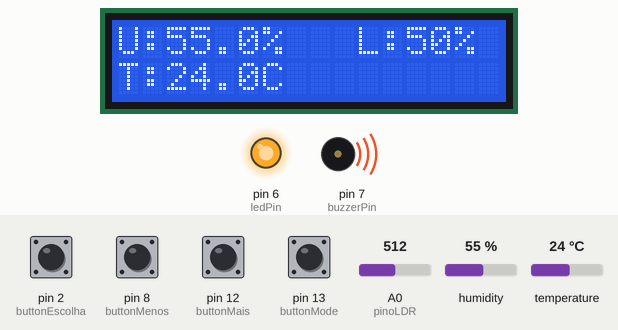
This sketch was run on a simulated Arduino Uno, built with avr-gcc and run on an emulated ATmega328P. Parts: 16×2 character LCD, output pins drawn as LEDs (lit = HIGH), buzzer (waves = sounding). Inputs (shaded band) come from the test bench; at power-on: pin 2 (buttonEscolha), pin 8 (buttonMenos), pin 12 (buttonMais), pin 13 (buttonMode) LOW, temperature 24 °C, A0 (pinoLDR) = 512, humidity 55 %. The local clock reads 2024-03-15 10:24:30 at power-on unless the sketch sets it.

Above: at 5.1 s.
5.2 s: pin 13 (buttonMode) pulled HIGH for 0.15 s
At 6.6 s:
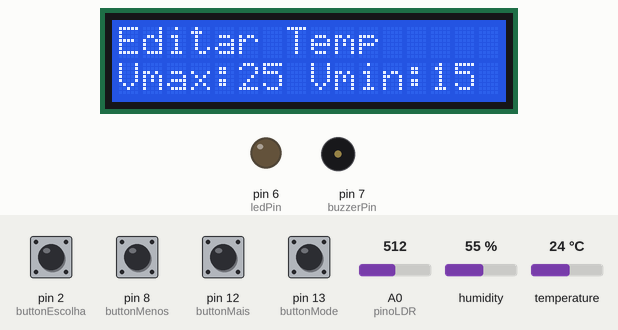
7.7 s: pin 13 (buttonMode) pulled HIGH for 1 s
At 9.2 s:
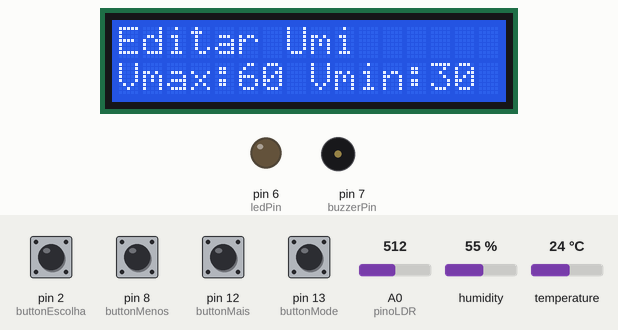
10.2 s: pin 13 (buttonMode) pulled HIGH for 0.15 s
At 11.0 s:
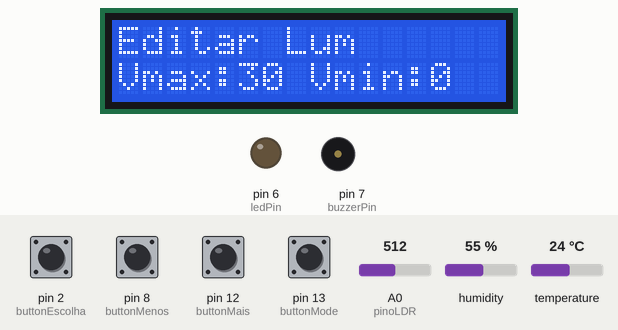
11.8 s: pin 13 (buttonMode) pulled HIGH for 0.15 s
At 12.1 s:
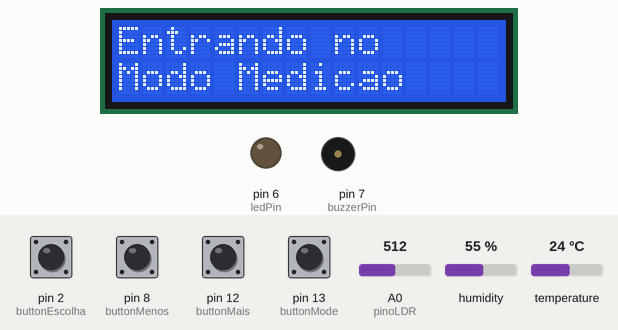
14.3 s: temperature set to 7 °C
At 16.6 s:
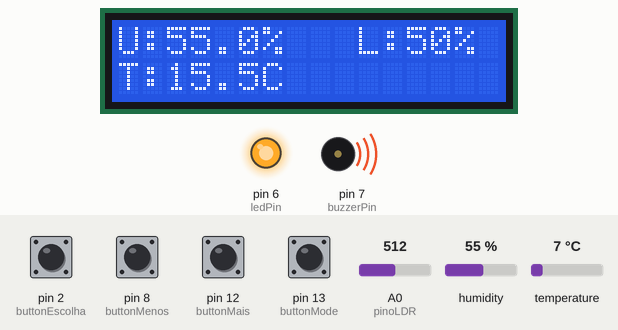
20.4 s: temperature set to 4 °C
At 22.4 s:
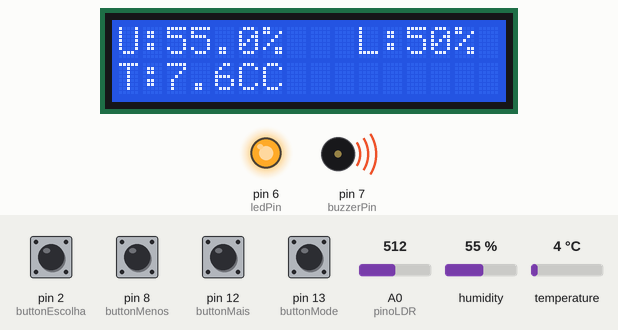
Timing chart, 0 to 28.9 s (numbered marks = the images above; inputs shaded):
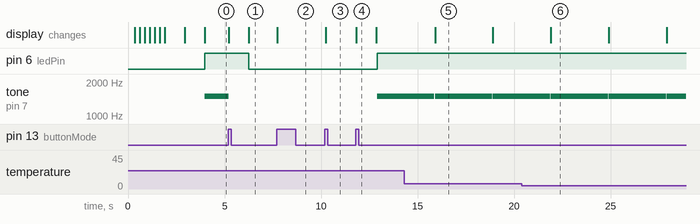

Measured:
- the behaviour switches between 6 and 5 °C on temperature (found by bisection; images 5 and 6)
- after the input at 5.2 s, pin 6 (ledPin): HIGH → LOW after 1.1 s; the display: first changes at once (image 1 shows a later state)
- after the input at 7.7 s, the display: changes at once (image 2)
- after the input at 10.2 s, the display: changes at once (image 3)
- after the input at 11.8 s, pin 6 (ledPin): LOW → HIGH after 1.1 s; tone on pin 7 (buzzerPin): silent → 1500 Hz after 1.1 s; the display: changes at once (image 4)
- after the input at 14.3 s, the display: changes after 1.6 s (image 5)
- what the display in image 5 shows lasts 3.0 s, from 15.9 s to 18.9 s

The sketch:

main.ino
```cpp
#include "DHT.h"
#include <Wire.h>
#include <LiquidCrystal_I2C.h>
#include <RTClib.h>
#include <EEPROM.h>

#define DHTPIN A1
#define DHTTYPE DHT11
#define tempoBuzzer 10

//sensores
LiquidCrystal_I2C lcd(0x27, 16, 2);
DHT dht(DHTPIN, DHTTYPE);

//media
float umidadeOld, temperaturaOld, intensidadeLuzOld;
float umidade, temperatura;
unsigned long tempo;

//alarme
int ledPin = 6;
int buzzerPin = 7;
int frequencia = 0;
int Pinofalante = 10;
int tempMin = 15;
int tempMax = 25;
int umiMin = 30;
int umiMax = 60;
int lumMin = 0;
int lumMax = 30;

//luz
int valorLDR;
int intensidadeLuz;
float pinoLDR = A0;

//botao
int buttonMode = 13;
int buttonMais = 12;
int buttonMenos = 8;
int buttonEscolha = 2;
bool editando = false;
int numEdicao = 0;
bool escolha = false;
unsigned long changeTime;
unsigned long altTime;
unsigned long choiceTime;

//RTC
RTC_DS1307 rtc;
const int TAMANHO_EEPROM = 512;
const int NUM_LEITURAS = 5;
const int INICIO_EEPROM_ADDR = 0;
const int COMPRIMENTO_MAX_STRING = 39; // 14 caracteres para "DD/MM/YYYY HH:MM / ll%L / uu%U / tt.tC", mais 3 pela EEPROM
char buffer[COMPRIMENTO_MAX_STRING]; // Declaração do buffer corrigida
unsigned long rctTime;
String dataHoraAtual;
int valorEmerg = 0;

int inicio = 0;

void setup() {
  Serial.begin(9600);

  pinMode(ledPin, OUTPUT);
  pinMode(buzzerPin,OUTPUT);
  pinMode(pinoLDR, INPUT);
  pinMode(buttonMode, INPUT);
  pinMode(buttonMais, INPUT);
  pinMode(buttonMenos, INPUT);
  pinMode(buttonEscolha, INPUT);
  lcd.init();
  lcd.setBacklight(HIGH);

  dht.begin();

  rtc.begin();
   if (!rtc.isrunning()) {
    rtc.adjust(DateTime(__DATE__, __TIME__));
    delay(1000);
   }

  intro();
}

void loop() {
   DateTime agora = rtc.now();
   // dataHoraAtual = formatarDataHora(agora);
   int modeState = digitalRead(buttonMode);
   int maisState = digitalRead(buttonMais);
   int menosState = digitalRead(buttonMenos);
   int escolhaState = digitalRead(buttonEscolha);


  if(inicio == 0){
    atualizaMedidas();
    printaValores(temperatura, umidade, intensidadeLuz);
    umidadeOld = umidade;
    temperaturaOld = temperatura;
    intensidadeLuzOld = intensidadeLuz;
    tempo = millis();
    inicio++;
  }

  if(modeState == HIGH && (millis() - changeTime) > 1000) {
    if(numEdicao == 0) {
      lcd.clear();
      editando = true;
      introEdicao();
      numEdicao = 1;
      delay(1000);
      lcd.clear();
    }
    if(numEdicao == 1) {
      edicaoTemp();
    }
    if(numEdicao == 2) {
      lcd.clear();
      edicaoUmi();
    }
    if(numEdicao == 3) {
      lcd.clear();
      edicaoLum();
    }
    if(numEdicao == 4) {
      lcd.clear();
      introMedicao();
      delay(1000);
      lcd.clear();
      printaValores(temperaturaOld, umidadeOld, intensidadeLuzOld);
      editando = false;
    }
    numEdicao++;
    changeTime = millis();
  } else {
    if(!editando) {
      numEdicao = 0;
      calculaMedia();
      if(umidadeOld < umiMin || umidadeOld > umiMax || temperaturaOld < tempMin || temperaturaOld > tempMax || intensidadeLuzOld < lumMin || intensidadeLuzOld < lumMin || intensidadeLuzOld > lumMax) {
        acionaAlarme(modeState);
    dataHoraAtual = formatarDataHora(agora, intensidadeLuzOld, umidadeOld, temperaturaOld);
    valorEmerg++;
        // RTC
        if(millis() - rctTime > 4000 && valorEmerg == 1) {

            // Atualiza a EEPROM
            atualizarEEPROM(dataHoraAtual);

            // Imprime a fila
            Serial.print("Fila: ");
            for (int i = 0; i < NUM_LEITURAS; i++) {
              String leitura = lerEEPROM(INICIO_EEPROM_ADDR + i * COMPRIMENTO_MAX_STRING);
              if (leitura != "00/00/0000 00:00") {
                Serial.print(leitura);
              }
              if (i < NUM_LEITURAS - 1 && leitura != "00/00/0000 00:00") {
                Serial.print(", ");
              }
            }
            Serial.println();
        }
      } else {
    valorEmerg = 0;
  digitalWrite(ledPin, LOW);}
    }
    else {
    digitalWrite(ledPin, LOW);
      if(escolhaState == HIGH && (millis() - choiceTime) > 500) {
        escolha = !escolha;
        choiceTime = millis();
      }
      int numEditar = numEdicao - 1;
      if(maisState == HIGH && (millis() - altTime) > 500) {
        if(numEditar == 1) {
         alterarTempMais();
         edicaoTemp();
        }
        if(numEditar == 2) {
         alterarUmiMais();
         edicaoUmi();
        }
        if(numEditar == 3) {
         alterarLumMais();
         edicaoLum();
        }
          altTime = millis();
      }
      if(menosState == HIGH && (millis() - altTime) > 500) {
        if(numEditar == 1) {
         alterarTempMenos();
         edicaoTemp();
          }
          if(numEditar == 2) {
         alterarUmiMenos();
         edicaoUmi();
          }
          if(numEditar == 3) {
         alterarLumMenos();
         edicaoLum();
          }
          altTime = millis();
      }
    }
   }
  }

// Função para calcular a média das medidas de temperatura, umidade e luminosidade
void calculaMedia() {
  if(millis() - tempo > 3000) { // Verifica se passaram 15 segundos desde a última medição
    tempo = millis(); // Atualiza o tempo para o momento atual

    atualizaMedidas(); // Chama a função para atualizar as medidas

    // Calcula a média das medidas atuais e anteriores
    float mediaTemp = (temperatura + temperaturaOld) / 2;
    float mediaUmd = (umidade + umidadeOld) / 2;
    float mediaLuz = (intensidadeLuz + intensidadeLuzOld) / 2;

    // Exibe os valores médios no LCD
    printaValores(mediaTemp, mediaUmd, mediaLuz);

    // Atualiza as medidas antigas para as medidas atuais
    umidadeOld = mediaUmd;
    temperaturaOld = mediaTemp;
    intensidadeLuzOld = mediaLuz;

    // Serial.println(intensidadeLuzOld);
    // Serial.println(temperaturaOld);
    // Serial.println(umidadeOld);
  }
}

// Função para atualizar as medidas de umidade, temperatura e luminosidade
void atualizaMedidas() {
  // Lê a umidade e a temperatura do sensor DHT
  umidade = dht.readHumidity();
  temperatura = dht.readTemperature();

  // Lê a intensidade de luz do sensor LDR
  valorLDR = analogRead(pinoLDR);
  intensidadeLuz = map(valorLDR, 0, 1023, 0, 100); // Mapeia o valor lido para um intervalo de 0 a 100


}

// Função para acionar o alarme sonoro e visual
void acionaAlarme(int modeState) {
  // Gera um som crescente no buzzer e acende o LED
//  for (frequencia = 150; frequencia < 1800; frequencia += 1) {
//    tone(buzzerPin, frequencia, tempoBuzzer);
//    delay(1);
//  }
//  digitalWrite(ledPin, HIGH);
//  delay(10);
//
//  // Gera um som decrescente no buzzer e apaga o LED
//  for (frequencia = 1800; frequencia > 150; frequencia -= 1) {
//    tone(buzzerPin, frequencia, tempoBuzzer);
//    delay(1);
//  }
  digitalWrite(ledPin, HIGH);
  tone(buzzerPin, 1500, tempoBuzzer);

  if(modeState == HIGH && (millis() - changeTime) > 1000) {
      lcd.clear();
      editando = true;
      introEdicao();
      numEdicao = 1;
      delay(1000);
      lcd.clear();
      changeTime = millis();
  }
}

// Função para imprimir os valores de temperatura, umidade e luminosidade no LCD
void printaValores(float temp, float umd, int lum) {
  lcd.setCursor(0, 0); // Define o cursor na posição (0, 0) do LCD
  lcd.print("U:"); // Imprime "U:" na primeira linha do LCD
  lcd.print(umd, 1); // Imprime o valor da umidade com uma casa decimal
  lcd.print("%"); // Imprime o símbolo de porcentagem
  lcd.setCursor(10, 0); // Define o cursor na posição (10, 0) do LCD
  lcd.print("L:"); // Imprime "L:" na primeira linha do LCD
  lcd.print(lum); // Imprime o valor da luminosidade
  lcd.print("%"); // Imprime o símbolo de porcentagem
  lcd.setCursor(0, 1); // Define o cursor na posição (0, 1) do LCD
  lcd.print("T:"); // Imprime "T:" na segunda linha do LCD
  lcd.print(temp, 1); // Imprime o valor da temperatura com uma casa decimal
  lcd.print("C"); // Imprime o símbolo de graus Celsius
}


///Edição de variáveis
// Função para exibir uma mensagem de introdução ao entrar no modo de edição
void introEdicao() {
  lcd.setCursor(0, 0); // Define o cursor na posição (0, 0) do LCD
  lcd.print("Entrando no"); // Imprime "Entrando no" na primeira linha do LCD
  lcd.setCursor(0, 1); // Define o cursor na posição (0, 1) do LCD
  lcd.print("Modo Editor"); // Imprime "Modo Editor" na segunda linha do LCD
}

// Função para exibir uma mensagem de introdução ao entrar no modo de medição
void introMedicao() {
  lcd.clear(); // Limpa o conteúdo do LCD
  lcd.setCursor(0, 0); // Define o cursor na posição (0, 0) do LCD
  lcd.print("Entrando no"); // Imprime "Entrando no" na primeira linha do LCD
  lcd.setCursor(0, 1); // Define o cursor na posição (0, 1) do LCD
  lcd.print("Modo Medicao"); // Imprime "Modo Medicao" na segunda linha do LCD
}

// Função para exibir a tela de edição de temperatura no LCD
void edicaoTemp() {
  lcd.setCursor(0, 0); // Define o cursor na posição (0, 0) do LCD
  lcd.print("Editar Temp"); // Imprime "Editar Temp" na primeira linha do LCD
  lcd.setCursor(0, 1); // Define o cursor na posição (0, 1) do LCD
  lcd.print("Vmax:   "); // Imprime "Vmax:   " na segunda linha do LCD
  lcd.setCursor(5, 1); // Define o cursor na posição (5, 1) do LCD
  lcd.print(tempMax); // Imprime o valor de tempMax na segunda linha do LCD
  lcd.print(" Vmin:  "); // Imprime " Vmin:  " na segunda linha do LCD
  lcd.setCursor(13, 1); // Define o cursor na posição (13, 1) do LCD
  lcd.print(tempMin); // Imprime o valor de tempMin na segunda linha do LCD
}

// Função para exibir a tela de edição de umidade no LCD
void edicaoUmi() {
  lcd.setCursor(0, 0); // Define o cursor na posição (0, 0) do LCD
  lcd.print("Editar Umi"); // Imprime "Editar Umi" na primeira linha do LCD
  lcd.setCursor(0, 1); // Define o cursor na posição (0, 1) do LCD
  lcd.print("Vmax:   "); // Imprime "Vmax:   " na segunda linha do LCD
  lcd.setCursor(5, 1); // Define o cursor na posição (5, 1) do LCD
  lcd.print(umiMax); // Imprime o valor de umiMax na segunda linha do LCD
  lcd.print(" Vmin:  "); // Imprime " Vmin:  " na segunda linha do LCD
  lcd.setCursor(13, 1); // Define o cursor na posição (13, 1) do LCD
  lcd.print(umiMin); // Imprime o valor de umiMin na segunda linha do LCD
}

// Função para exibir a tela de edição de luminosidade no LCD
void edicaoLum() {
  lcd.setCursor(0, 0); // Define o cursor na posição (0, 0) do LCD
  lcd.print("Editar Lum"); // Imprime "Editar Lum" na primeira linha do LCD
  lcd.setCursor(0, 1); // Define o cursor na posição (0, 1) do LCD
  lcd.print("Vmax:   "); // Imprime "Vmax:   " na segunda linha do LCD
  lcd.setCursor(5, 1); // Define o cursor na posição (5, 1) do LCD
  lcd.print(lumMax); // Imprime o valor de lumMax na segunda linha do LCD
  lcd.print(" Vmin:  "); // Imprime " Vmin:  " na segunda linha do LCD
  lcd.setCursor(13, 1); // Define o cursor na posição (13, 1) do LCD
  lcd.print(lumMin); // Imprime o valor de lumMin na segunda linha do LCD
}

// Funções para aumentar os valores de temperatura, umidade e luminosidade
void alterarTempMais() {
  if(escolha) { // Se escolha for verdadeiro
    tempMax++; // Incrementa tempMax
  } else {
    tempMin++; // Caso contrário, incrementa tempMin
  }
}

void alterarUmiMais() {
  if(escolha) { // Se escolha for verdadeiro
    umiMax++; // Incrementa umiMax
  } else {
    umiMin++; // Caso contrário, incrementa umiMin
  }
}

void alterarLumMais() {
  if(escolha) { // Se escolha for verdadeiro
    lumMax++; // Incrementa lumMax
  } else {
    lumMin++; // Caso contrário, incrementa lumMin
  }
}

// Funções para diminuir os valores de temperatura, umidade e luminosidade
void alterarTempMenos() {
  if(escolha) { // Se escolha for verdadeiro
    tempMax--; // Decrementa tempMax
  } else {
    tempMin--; // Caso contrário, decrementa tempMin
  }
}

void alterarUmiMenos() {
  if(escolha) { // Se escolha for verdadeiro
    umiMax--; // Decrementa umiMax
  } else {
    umiMin--; // Caso contrário, decrementa umiMin
  }
}

void alterarLumMenos() {
  if(escolha) { // Se escolha for verdadeiro
    lumMax--; // Decrementa lumMax
  } else {
    lumMin--; // Caso contrário, decrementa lumMin
  }
}

///RTC

// Método para formatar uma data e hora em uma string
String formatarDataHora(DateTime dt, int lum, float umd, float temp) {
  // Define um buffer para armazenar a data e hora formatadas
  char buffer[COMPRIMENTO_MAX_STRING];
  // Usa snprintf para formatar a data e hora no buffer // 14 caracteres para "DD/MM/YYYY HH:MM / ll%L / uu%U / tt.tC", mais 3 pela EEPROM
  snprintf(buffer, COMPRIMENTO_MAX_STRING, "%02d/%02d/%04d %02d:%02d / %02dL / %02dU / %02dC", dt.day(), dt.month(), dt.year(), dt.hour(), dt.minute(), lum, (int)umd, (int)temp);
  // Retorna a data e hora formatadas como uma string
  return String(buffer);
}

// Método para atualizar os dados na EEPROM com uma nova leitura
void atualizarEEPROM(String novaLeitura) {
  // Atualiza a EEPROM removendo a leitura mais antiga e inserindo a nova
  for (int i = NUM_LEITURAS - 1; i > 0; i--) {
    // Lê a leitura anterior da EEPROM
    String leituraAnterior = lerEEPROM(INICIO_EEPROM_ADDR + (i - 1) * COMPRIMENTO_MAX_STRING);
    // Escreve a leitura anterior em uma posição à frente na EEPROM
    escreverEEPROM(INICIO_EEPROM_ADDR + i * COMPRIMENTO_MAX_STRING, leituraAnterior);
  }

  // Insere a nova leitura no início da EEPROM
  escreverEEPROM(INICIO_EEPROM_ADDR, novaLeitura);
}

// Método para escrever dados na EEPROM a partir de um determinado endereço
void escreverEEPROM(int endereco, String dados) {
  // Converte a string de dados em um array de caracteres (buffer)
  dados.toCharArray(buffer, dados.length() + 1);
  // Escreve os caracteres um a um na EEPROM a partir do endereço especificado
  for (int i = 0; i < COMPRIMENTO_MAX_STRING; i++) {
    EEPROM.write(endereco + i, buffer[i]);
  }
}

// Método para ler dados da EEPROM a partir de um determinado endereço
String lerEEPROM(int endereco) {

  // Cria um buffer para armazenar os dados lidos da EEPROM
  char buffer[COMPRIMENTO_MAX_STRING];
  // Lê os caracteres um a um da EEPROM e os armazena no buffer
  for (int i = 0; i < COMPRIMENTO_MAX_STRING; i++) {
    buffer[i] = EEPROM.read(endereco + i);
  }
  // Retorna os dados lidos da EEPROM como uma string
  return String(buffer);
}

///Introdução
void intro(){
  int i=4; // Inicializa uma variável 'i' com o valor 4
  int line=0; // Inicializa uma variável 'line' com o valor 0

  // Define um array de bytes representando um caractere personalizado de uma régua vazia
  byte regua[] = {
    B10101,
    B11101,
    B11111,
    B00000,
    B00000,
    B00000,
    B00000,
    B00000
  };

  // Define um array de bytes representando um caractere personalizado de uma régua cheia
  byte reguaBaixa[] = {
    B00000,
    B00000,
    B00000,
    B00000,
    B00000,
    B10101,
    B11101,
    B11111
  };

  // Cria os caracteres personalizados na posição 0 e 1 da memória do LCD
  lcd.createChar(0, reguaBaixa);
  lcd.createChar(1, regua);

  // Mostra a animação "MeSure" movendo-se para a direita na primeira linha do LCD
  for(int i=0;i<6;i++){
    lcd.clear();
    lcd.setCursor(i,0);
    lcd.print("MeSure");
    delay(250);
  }

  // Mostra a régua de progresso na segunda linha do LCD
  while(i<13){ // Executa enquanto 'i' for menor que 13
    lcd.setCursor(i,1); // Define o cursor na posição 'i', segunda linha
    lcd.write(byte(line)); // Escreve o caractere personalizado correspondente à linha 'line'

    i++; // Incrementa 'i'

    if(i==12 && line==1){ // Se 'i' for igual a 12 e 'line' for igual a 1
      break; // Sai do loop
    }
    else if(i==12){ // Se 'i' for igual a 12
      delay(250); // Espera 250ms
      i=4; // Reinicializa 'i' para 4
      line++; // Incrementa 'line'
    }
  }

  delay(1000); // Espera 1 segundo
  lcd.clear(); // Limpa o LCD
  lcd.print("CARREGANDO..."); // Mostra "CARREGANDO..." no LCD
  delay(1000); // Espera 1 segundo
  lcd.clear(); // Limpa o LCD
}
```
